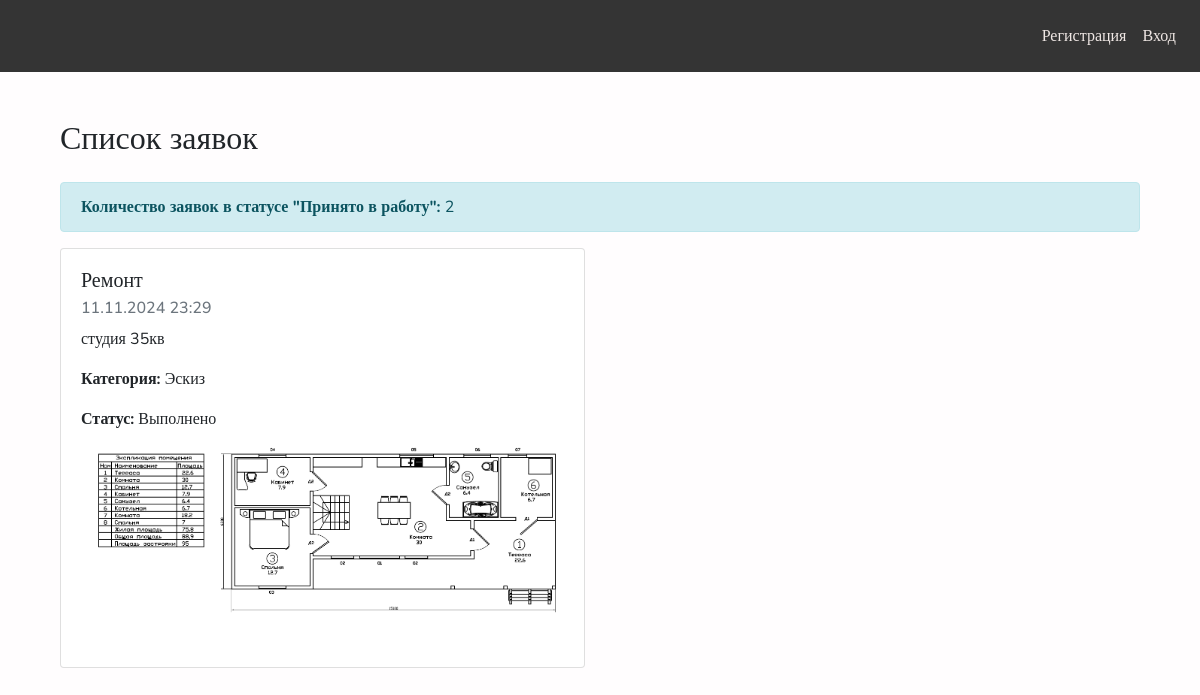
/, run on an earlier commit of the app's database.
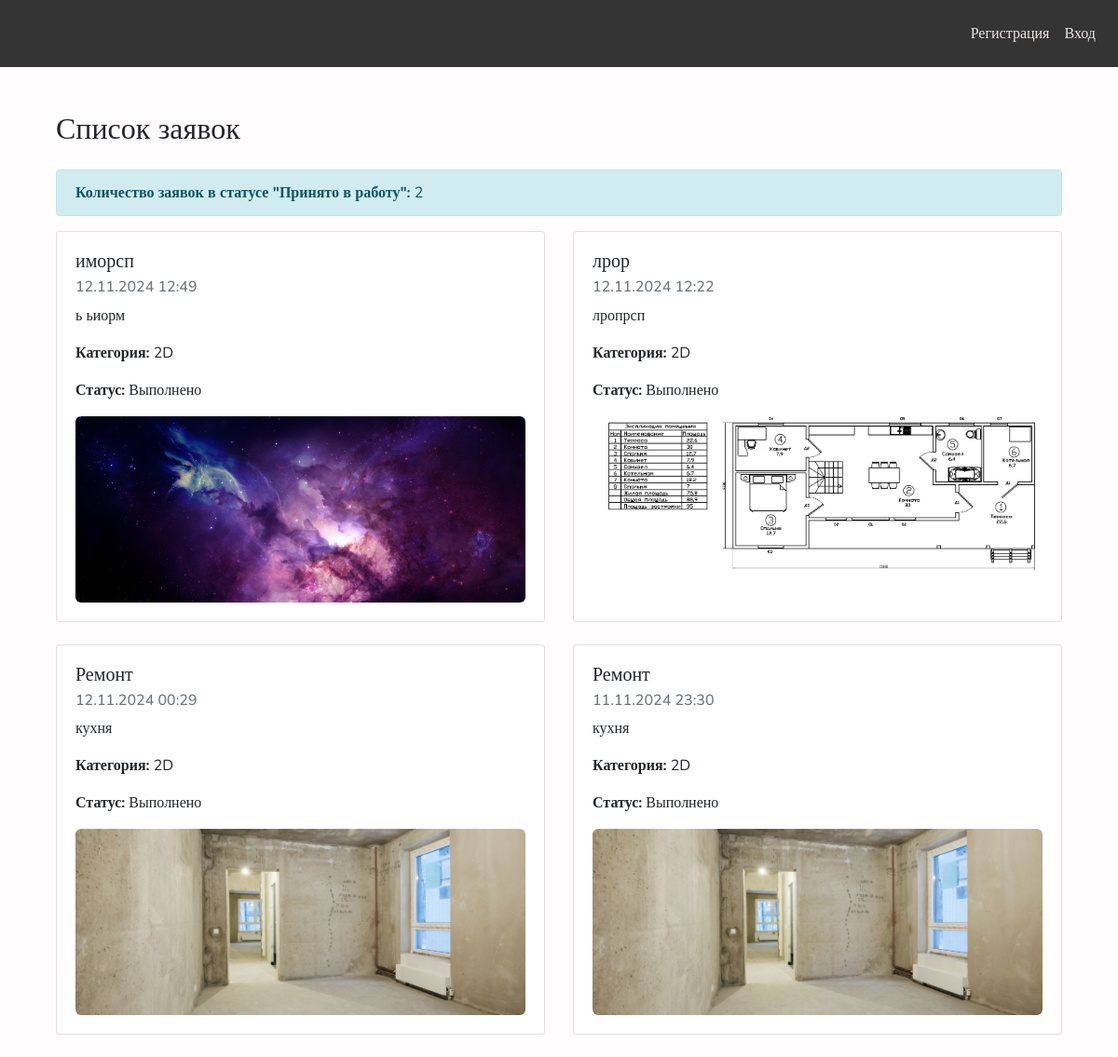
And on a later commit of the database.
### planit/models.py (models this page shows, shortened)
class Application(models.Model):
    STATUS_CHOICES = [
        ('new', 'Новая'),
        ('in_progress', 'Принято в работу'),
        ('completed', 'Выполнено'),
    ]
    user = models.ForeignKey(settings.AUTH_USER_MODEL, on_delete=models.CASCADE, verbose_name='Пользователь')
    title = models.CharField(max_length=200, verbose_name='Название')
    description = models.TextField(verbose_name='Описание')
    category = models.ForeignKey(Category, on_delete=models.CASCADE, verbose_name='Категория')
    image = models.ImageField(upload_to='applications/', null=True, blank=True, verbose_name='Изображение')
    status = models.CharField(max_length=20, choices=STATUS_CHOICES, default='new', verbose_name='Статус')
    created_at = models.DateTimeField(auto_now_add=True, verbose_name='Дата создания')
    comment = models.TextField(null=True, blank=True, verbose_name='Комментарий')
    assigned_admin = models.ForeignKey(settings.AUTH_USER_MODEL, on_delete=models.SET_NULL, null=True, blank=True, related_name='assigned_applications', verbose_name='Назначенный администратор')

class Category(models.Model):
    name = models.CharField(max_length=100, unique=True)

### planit/views.py (the view)
# urls.py: path('', index, name='index'),
def index(request):
    applications = Application.objects.filter(status='completed').order_by('-created_at')[:4]
    in_progress_count = Application.objects.filter(status='in_progress').count()
    return render(request, 'application/watch_application.html', {
        'applications': applications,
        'is_index_page': True,
        'in_progress_count': in_progress_count
    })

### planit/templates/application/watch_application.html (shortened to what this page needs)
{% extends "layout/base.html" %}
{% block content %}
<div class="container mt-5">
    <h2 class="mb-4">Список заявок</h2>
    {% if is_index_page %}
    <div class="alert alert-info">
        <strong>Количество заявок в статусе "Принято в работу":</strong> {{ in_progress_count }}
    </div>
    {% endif %}
    {% if applications %}
        <div class="row">
            {% for application in applications %}
                <div class="col-6 mb-4">
                    <div class="card position-relative">
                        <div class="card-body">
                            <h5 class="card-title">{{ application.title }}</h5>
                            <h6 class="card-subtitle mb-2 text-muted">{{ application.created_at|date:"d.m.Y H:i" }}</h6>
                            <p class="card-text">{{ application.description }}</p>
                            <p class="card-text"><strong>Категория:</strong> {{ application.category.name }}</p>
                            <p class="card-text"><strong>Статус:</strong> {{ application.get_status_display }}</p>
                            {% if application.image %}
                                <img src="{{ application.image.url }}" alt="Дизайн" style="width: 100%; height: 200px; border-radius: 6px; object-fit: cover;">
                            {% else %}
                                <div>Нет изображения</div>
                            {% endif %}
                        </div>
                    </div>
                </div>
            {% endfor %}
        </div>
    {% else %}
        <p>Нет доступных заявок.</p>
    {% endif %}
</div>
{% endblock %}

What changed in the data, as far as the page shows it:
no longer on this page (row unchanged): Application: title "Ремонт", created_at "11.11.2024 23:29", description "студия 35кв", category.name "Эскиз", status "Выполнено", image (picture)
added Application: title "иморсп", created_at "12.11.2024 12:49", description "ь ьиорм", category.name "2D", status "Выполнено", image (picture)
added Application: title "лрор", created_at "12.11.2024 12:22", description "лропрсп", category.name "2D", status "Выполнено", image (picture)
now on this page (row edited): Application: title "Ремонт", created_at "12.11.2024 00:29", description "кухня", category.name "2D", status "Выполнено", image (picture)
now on this page (row edited): Application: title "Ремонт", created_at "11.11.2024 23:30", description "кухня", category.name "2D", status "Выполнено", image (picture)
